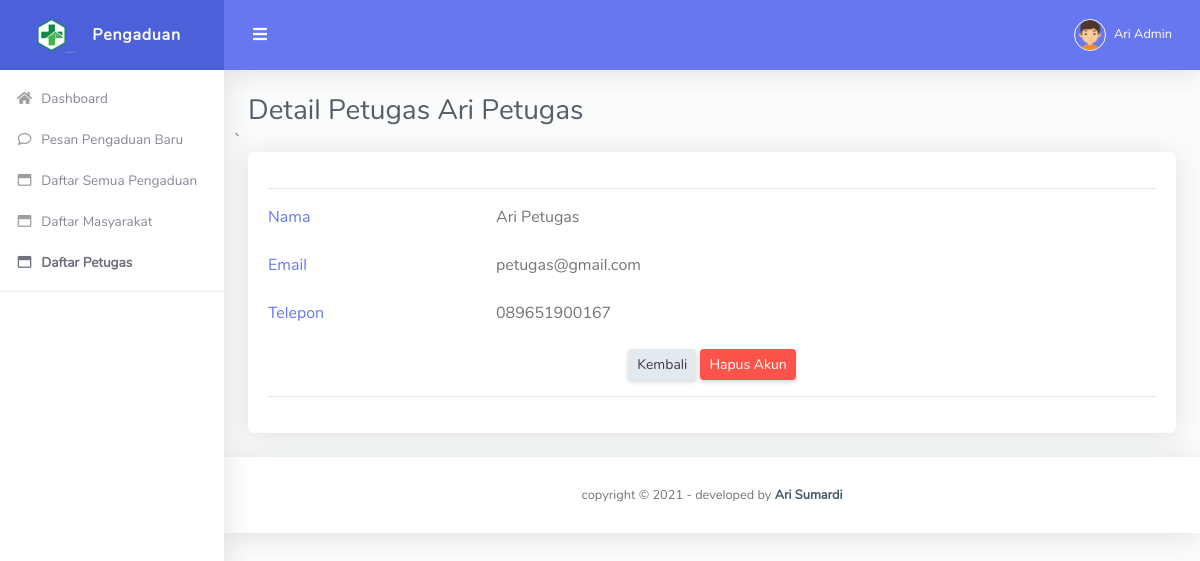
/admin/detail-petugas.php?id=2 (signed in), run on the app's committed database.
### tables this page shows
CREATE TABLE `tbl_petugas` (
  `id_petugas` int(10) NOT NULL,
  `nama` varchar(90) NOT NULL,
  `email` varchar(50) NOT NULL,
  `telepon` varchar(16) NOT NULL,
  `password` varchar(150) NOT NULL,
  `level` enum('Admin','Petugas') NOT NULL
);

### admin/detail-petugas.php (the view, shortened to what this page needs)
<?php
  include '../koneksi.php';
  $id = $_GET['id'];
  $data = mysqli_query($koneksi,"select * from tbl_petugas where id_petugas='$id'");
  $row = mysqli_fetch_array($data)
?>
<!DOCTYPE html>
<html lang="en">
<head>
  <link href="../vendor/fontawesome-free/css/all.min.css" rel="stylesheet" type="text/css">
  <link href="../vendor/bootstrap/css/bootstrap.min.css" rel="stylesheet" type="text/css">
  <link href="../css/ruang-admin.min.css" rel="stylesheet">
  <link href="../vendor/datatables/dataTables.bootstrap4.css"  rel="stylesheet" type="text/css">
</head>
<body id="page-top">
  <div id="wrapper">
    <ul class="navbar-nav sidebar sidebar-light accordion" id="accordionSidebar">
      <a class="sidebar-brand d-flex align-items-center justify-content-center" href="index.php">
        <div class="sidebar-brand-icon">
          <img src="../img/logo/logo2.png">
        </div>
        <div class="sidebar-brand-text mx-3">Pengaduan</div>
      </a>
      <?php include "menu.php"; ?>
      <hr class="sidebar-divider">
    </ul>
    <div id="content-wrapper" class="d-flex flex-column">
      <div id="content">
        <nav class="navbar navbar-expand navbar-light bg-navbar topbar mb-4 static-top">
          <button id="sidebarToggleTop" class="btn btn-link rounded-circle mr-3">
            <i class="fa fa-bars"></i>
          </button>
          <ul class="navbar-nav ml-auto">
            <li class="nav-item dropdown no-arrow">
              <a class="nav-link dropdown-toggle" href="#" id="userDropdown" role="button" data-toggle="dropdown"
                aria-haspopup="true" aria-expanded="false">
                <img class="img-profile rounded-circle" src="../img/boy.png" style="max-width: 60px">
                <span class="ml-2 d-none d-lg-inline text-white small"><?php echo $_SESSION['nama']; ?></span>
              </a>
            </li>
          </ul>
        </nav>
        <div class="container-fluid" id="container-wrapper">
          <div class="d-sm-flex align-items-center justify-content-between mb-0">
            <h1 class="h3 mb-0 text-gray-800">Detail Petugas <?php echo $row['nama'];?></h1>
          </div>
          <div class="row">
         ` <div class="col-lg-12">
              <div class="card mb-4">
                <div class="card-body">
                  <form method="post" enctype="multipart/form-data">
                    <div class="form-group">
                    <hr>
                    </div>
                    <div class="form-group row">
                      <div class="col-lg-3">
                        <label for="tgl" class="text-primary">Nama</label>
                      </div>
                      <div class="col-lg-7">
                       <label class="text-default"><?php echo $row['nama'] ;?></label>
                      </div>
                    </div>
                    <div class="form-group row">
                      <div class="col-lg-3">
                        <label for="tgl" class="text-primary">Email</label>
                      </div>
                      <div class="col-lg-7">
                       <label class="text-default"><?php echo $row['email'];?> </label>
                      </div>
                    </div>
                    <div class="form-group row">
                      <div class="col-lg-3">
                       <label for="subjek" class="text-primary">Telepon</label>
                      </div>
                      <div class="col-lg-7">
                       <label class="text-default"><?php echo $row['telepon'];?> </label>
                      </div>
                    </div>
                    <center>
                    <a class='btn btn-sm btn-light' href='daftar-petugas.php'> Kembali </a>
                    <a class='btn btn-sm btn-danger' href='del-petugas.php?id=<?php echo $row['id_petugas'];?>'> Hapus Akun </a>
                    </center>
                    <hr>
                  </form>
                </div>
              </div>
          </div>
        </div>
      </div>
      <footer class="sticky-footer bg-white">
        <div class="container my-auto">
          <div class="copyright text-center my-auto">
            <span>copyright &copy; <script> document.write(new Date().getFullYear()); </script> - developed by
            <b><a href="">Ari Sumardi</a></b>
            </span>
          </div>
        </div>
      </footer>
    </div>
  </div>
</body>
</html>

### data on the page
tbl_petugas: nama "Ari Petugas", email "petugas@gmail.com", telepon "089651900167"

### other printed values
$_SESSION['nama'] "Ari Admin"
